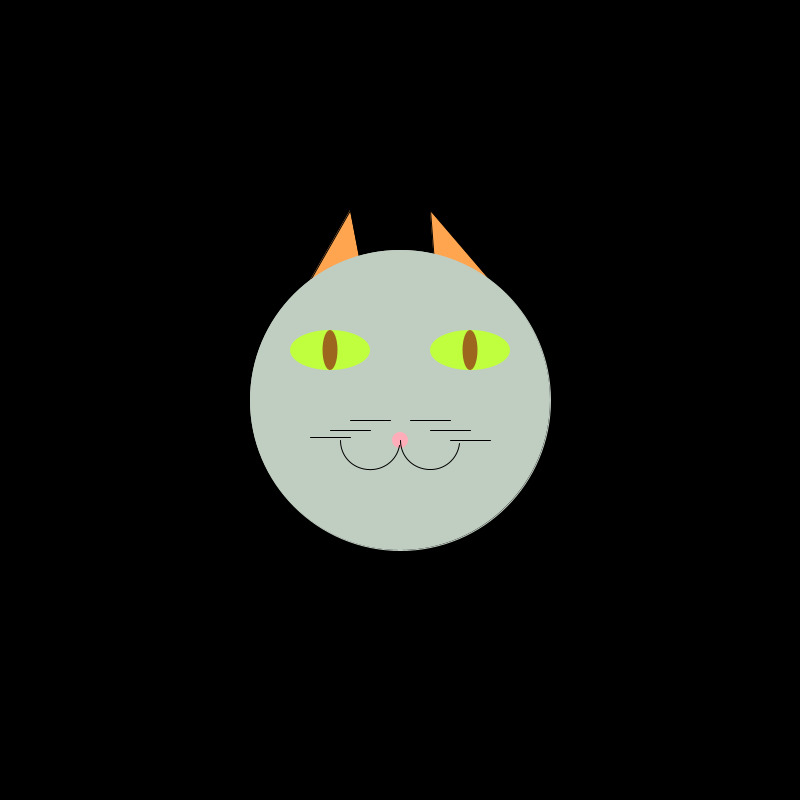
Frame 1 (no input)
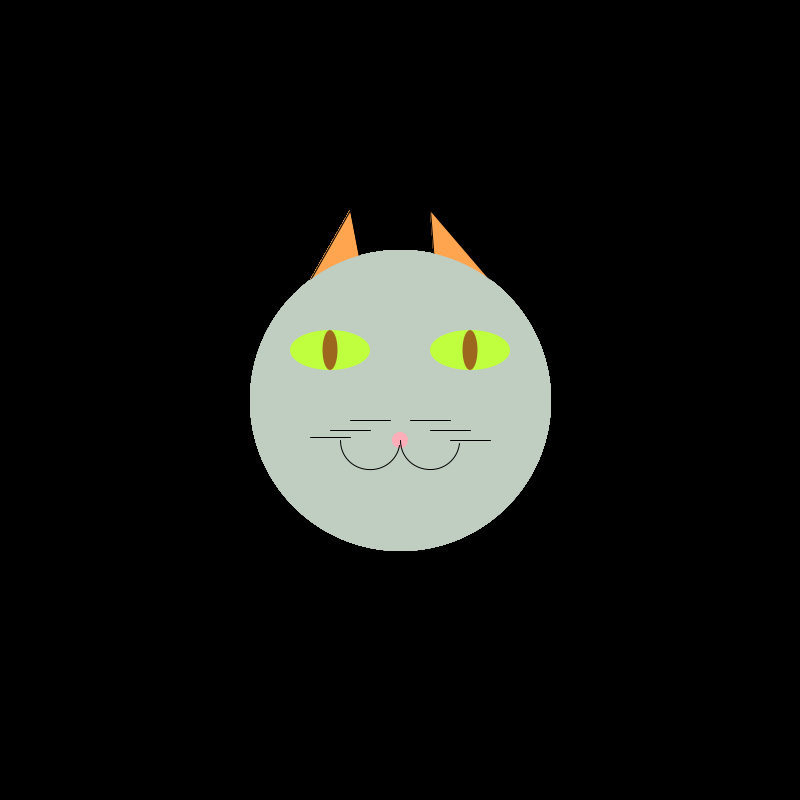
Frame 60 (the mouse pressed at the canvas centre just before this capture)
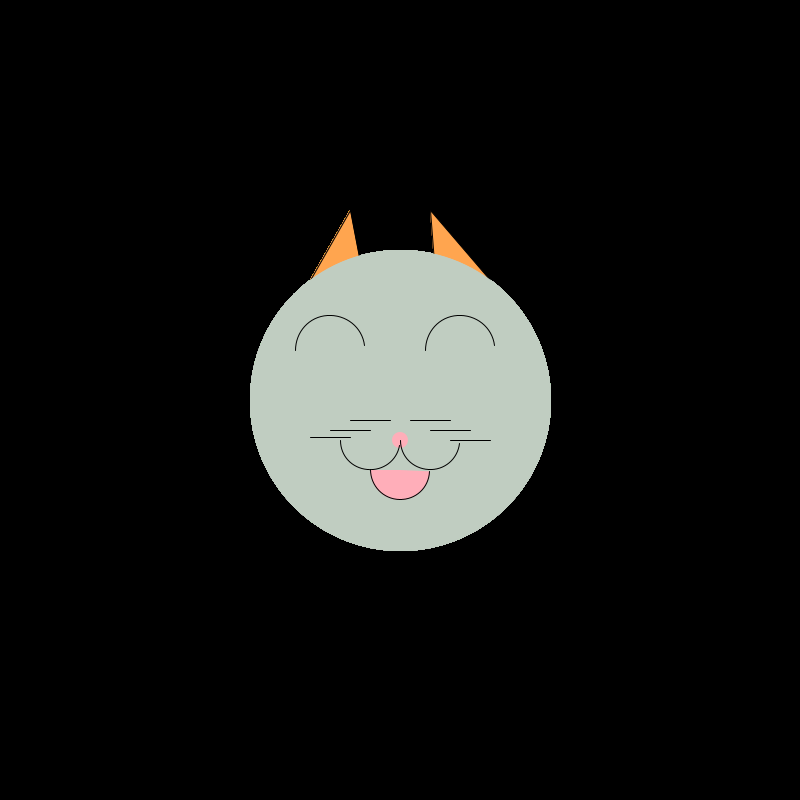
Frame 120 (the mouse held since frame 60 and released just before this capture)

The Processing sketch that drew these frames (run headless with seeded random() and noise(); from frame 60 on, the mouse is pressed at the canvas centre):

// Processing sketch: NekoSaysNya
// ── NekoSaysNya.pde
/*
 @author: Jacob Broadway 
 @desc: click the mouse, nya!
 @date: 5/3/12
 */
 
void setup(){

 size(800,800);
 background(0,0,0);
 smooth();
}

void draw(){

   if(mousePressed){
ellipseMode(CENTER);
  
  /*ears*/
  fill(255,165,79);
  triangle(350,210,375,340,310,280);
  triangle(430,210,440,340,490,280);
  
 /*face*/
 stroke(192,205,193);
 fill(192,205,193);
 ellipse(400,400,300,300);
 
 /*eyes*/
 stroke(0,0,0);
 arc(460,350,70,70,PI,TWO_PI-PI/26);
 arc(330,350,70,70,PI,TWO_PI-PI/26);
 
 /*nose*/
 noStroke();
 fill(255,174,185);
 ellipse(400,440,16,16);
 
 /*whiskers*/
 stroke(0,0,0);
 noFill();
 /*left*/
 line(410,420,450,420);
 line(430,430,470,430);
 line(450,440,490,440);
 /*right*/
 line(350,420,390,420);
 line(330,430,370,430);
 line(310,437,350,437);
 
 /*mouth*/
 stroke(0,0,0);
 noFill();
 arc(430,440,60,60,PI/26,PI);
 arc(370,440,60,60,PI/18,PI);
 stroke(0,0,0);
 fill(255,174,185);
 arc(400,470,60,60,PI/70,PI);

} else{
  
  ellipseMode(CENTER);
  
  /*ears*/
  fill(255,165,79);
  triangle(350,210,375,340,310,280);
  triangle(430,210,440,340,490,280);
  
 /*face*/
 stroke(192,205,193);
 fill(192,205,193);
 ellipse(400,400,300,300);
 
 /*eyes*/
 noStroke();
 fill(192,255,62);
 ellipse(330,350,80,40);
 noStroke(); 
 fill(156,102,31);
 ellipse(330,350,15,40);
 noStroke();
 fill(192,255,62);
 ellipse(470,350,80,40);
 noStroke(); 
 fill(156,102,31);
 ellipse(470,350,15,40);
 
 /*nose*/
 noStroke();
 fill(255,174,185);
 ellipse(400,440,16,16);
 
 /*whiskers*/
 stroke(0,0,0);
 noFill();
 /*left*/
 line(410,420,450,420);
 line(430,430,470,430);
 line(450,440,490,440);
 /*right*/
 line(350,420,390,420);
 line(330,430,370,430);
 line(310,437,350,437);
 
 /*mouth*/
 stroke(0,0,0);
 noFill();
 arc(430,440,60,60,PI/26,PI);
 arc(370,440,60,60,PI/18,PI);
  }
}
